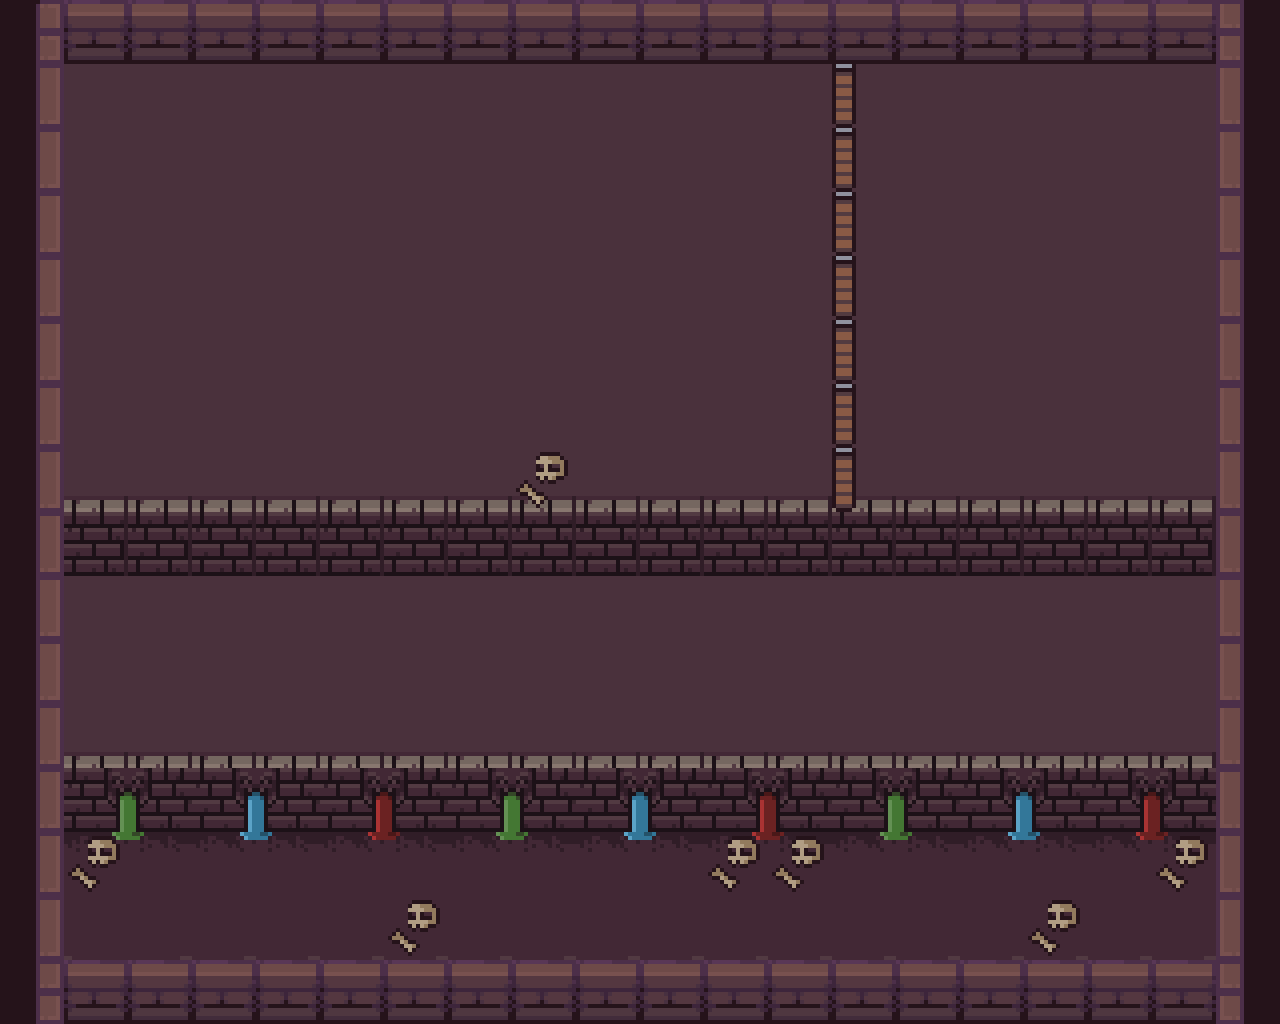

This game map was drawn from its Tiled (.tmx) file and the tilesets committed beside it. A one-line description and the full map source follow:
An orthogonal 20x16 tile map with 64x64 px tiles, 3 tile layers (Background, Scenery, Scenery 2), 4 tilesets and 10 objects (7x boundary, door, enemy_boss, friendly_spawn).

<map version="1.2" tiledversion="1.2.3" orientation="orthogonal" renderorder="right-down" width="20" height="16" tilewidth="64" tileheight="64" infinite="0" nextlayerid="16" nextobjectid="42">
 <tileset firstgid="1" name="tileset_dungeon_v4" tilewidth="64" tileheight="64" tilecount="256" columns="16">
  <image source="tileset_dungeon_v4.png" width="1024" height="1024" />
 </tileset>
 <tileset firstgid="257" name="dungeon_character" tilewidth="64" tileheight="64" tilecount="28" columns="7">
  <image source="dungeon_character.png" width="448" height="256" />
 </tileset>
 <tileset firstgid="285" name="dungeon_tileset" tilewidth="64" tileheight="64" tilecount="100" columns="10">
  <image source="dungeon_tileset.png" width="640" height="640" />
 </tileset>
 <tileset firstgid="385" name="rpg-item-pack" tilewidth="64" tileheight="64" tilecount="72" columns="8">
  <image source="rpg-item-pack.png" width="512" height="576" />
 </tileset>
 <objectgroup id="8" name="GameObjects">
  <object id="14" name="ground" type="boundary" x="64" y="499" width="1151" height="13" />
  <object id="15" name="wall" type="boundary" x="35" y="-7" width="27" height="964" />
  <object id="17" name="wall" type="boundary" x="832" y="64" width="21" height="320" />
  <object id="20" name="ceiling" type="boundary" x="70" y="2" width="1148" height="56" />
  <object id="21" name="exit_door" type="door" x="833.25" y="384" width="17.5" height="112">
   <properties>
    <property name="locked" type="int" value="1" />
   </properties>
  </object>
  <object id="24" name="guardian" type="enemy_boss" gid="164" x="614" y="500" width="122" height="136" />
  <object id="31" name="player_start" type="friendly_spawn" gid="255" x="70" y="502" width="53.6667" height="56.333" />
  <object id="39" name="ground" type="boundary" x="63.5" y="756.5" width="1151" height="13" />
  <object id="40" name="ground" type="boundary" x="62.5" y="963.5" width="1151" height="13" />
  <object id="41" name="wall" type="boundary" x="1215.5" y="4" width="27" height="960" />
 </objectgroup>
 <layer id="13" name="Background" width="20" height="16">
  <data encoding="csv">
285,287,287,287,287,287,287,287,287,287,287,287,287,287,287,287,287,287,287,310,
295,117,117,117,117,117,117,117,117,117,117,117,117,117,117,117,117,117,117,300,
295,117,117,117,117,117,117,117,117,117,117,117,117,117,117,117,117,117,117,300,
295,117,117,117,117,117,117,117,117,117,117,117,117,117,117,117,117,117,117,300,
295,117,117,117,117,117,117,117,117,117,117,117,117,117,117,117,117,117,117,300,
295,117,117,117,117,117,117,117,117,117,117,117,117,117,117,117,117,117,117,300,
295,117,117,117,117,117,117,117,117,117,117,117,117,117,117,117,117,117,117,300,
295,117,117,117,117,117,117,117,117,117,117,117,117,117,117,117,117,117,117,300,
295,117,117,117,117,117,117,117,117,117,117,117,117,117,117,117,117,117,117,300,
295,117,117,117,117,117,117,117,117,117,117,117,117,117,117,117,117,117,117,300,
295,117,117,117,117,117,117,117,117,117,117,117,117,117,117,117,117,117,117,300,
295,117,117,117,117,117,117,117,117,117,117,117,117,117,117,117,117,117,117,300,
295,117,117,117,117,117,117,117,117,117,117,117,117,117,117,117,117,117,117,300,
295,117,117,117,117,117,117,117,117,117,117,117,117,117,117,117,117,117,117,300,
295,117,117,117,117,117,117,117,117,117,117,117,117,117,117,117,117,117,117,300,
305,287,287,287,287,287,287,287,287,287,287,287,287,287,287,287,287,287,287,310
</data>
 </layer>
 <layer id="14" name="Scenery" width="20" height="16">
  <data encoding="csv">
0,0,0,0,0,0,0,0,0,0,0,0,0,0,0,0,0,0,0,0,
0,0,0,0,0,0,0,0,0,0,0,0,0,342,0,0,0,0,0,0,
0,0,0,0,0,0,0,0,0,0,0,0,0,342,0,0,0,0,0,0,
0,0,0,0,0,0,0,0,0,0,0,0,0,342,0,0,0,0,0,0,
0,0,0,0,0,0,0,0,0,0,0,0,0,342,0,0,0,0,0,0,
0,0,0,0,0,0,0,0,0,0,0,0,0,342,0,0,0,0,0,0,
0,0,0,0,0,0,0,0,0,0,0,0,0,342,0,0,0,0,0,0,
0,3,3,3,3,3,3,3,3,3,3,3,3,3,3,3,3,3,3,0,
0,19,19,19,19,19,19,19,19,19,19,19,19,19,19,19,19,19,19,0,
0,0,0,0,0,0,0,0,0,0,0,0,0,0,0,0,0,0,0,0,
0,0,0,0,0,0,0,0,0,0,0,0,0,0,0,0,0,0,0,0,
0,3,3,3,3,3,3,3,3,3,3,3,3,3,3,3,3,3,3,0,
0,91,92,93,94,95,96,91,92,93,94,95,96,91,92,93,94,95,96,0,
0,107,108,109,110,111,112,107,108,109,110,111,112,107,108,109,110,111,112,0,
0,6,7,7,7,7,7,7,7,7,7,7,7,7,7,7,7,7,7,0,
0,0,0,0,0,0,0,0,0,0,0,0,0,0,0,0,0,0,0,0
</data>
 </layer>
 <layer id="15" name="Scenery 2" width="20" height="16">
  <data encoding="csv">
0,0,0,0,0,0,0,0,0,0,0,0,0,0,0,0,0,0,0,0,
0,0,0,0,0,0,0,0,0,0,0,0,0,0,0,0,0,0,0,0,
0,0,0,0,0,0,0,0,0,0,0,0,0,0,0,0,0,0,0,0,
0,0,0,0,0,0,0,0,0,0,0,0,0,0,0,0,0,0,0,0,
0,0,0,0,0,0,0,0,0,0,0,0,0,0,0,0,0,0,0,0,
0,0,0,0,0,0,0,0,0,0,0,0,0,0,0,0,0,0,0,0,
0,0,0,0,0,0,0,0,0,0,0,0,0,0,0,0,0,0,0,0,
0,0,0,0,0,0,0,0,362,0,0,0,0,342,0,0,0,0,0,0,
0,0,0,0,0,0,0,0,0,0,0,0,0,0,0,0,0,0,0,0,
0,0,0,0,0,0,0,0,0,0,0,0,0,0,0,0,0,0,0,0,
0,0,0,0,0,0,0,0,0,0,0,0,0,0,0,0,0,0,0,0,
0,0,0,0,0,0,0,0,0,0,0,0,0,0,0,0,0,0,0,0,
0,0,0,0,0,0,0,0,0,0,0,0,0,0,0,0,0,0,0,0,
0,362,0,0,0,0,0,0,0,0,0,362,362,0,0,0,0,0,362,0,
0,0,0,0,0,0,362,0,0,0,0,0,0,0,0,0,362,0,0,0,
0,0,0,0,0,0,0,0,0,0,0,0,0,0,0,0,0,0,0,0
</data>
 </layer>
</map>